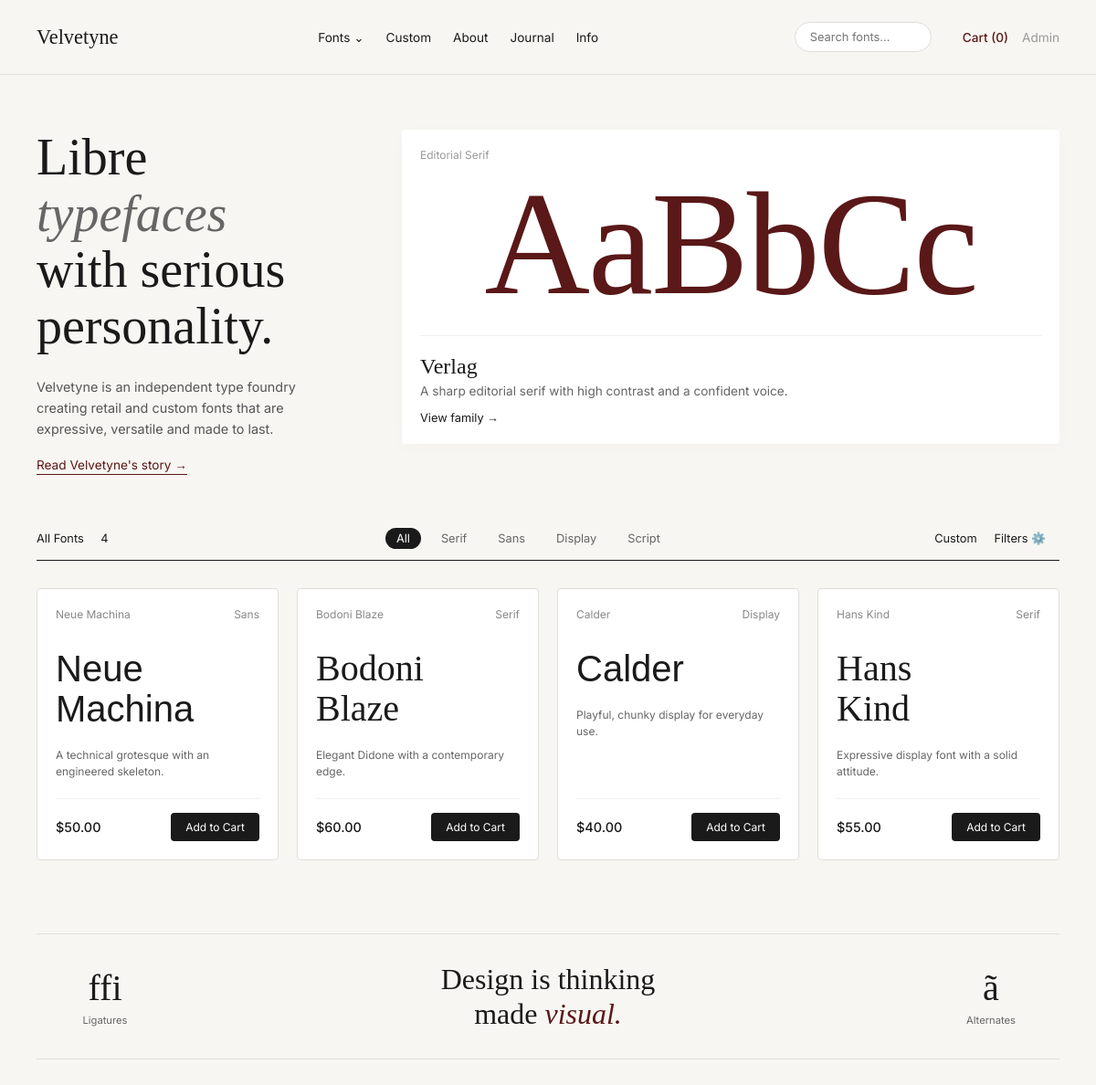
The page / on the database its author committed.
### models.py (models this page shows)
class Font(db.Model):
    id = db.Column(db.Integer, primary_key=True)
    name = db.Column(db.String(100), nullable=False)
    category = db.Column(db.String(50))
    description = db.Column(db.Text)
    font_family_css = db.Column(db.String(100))
    price = db.Column(db.Float, default=50.00)
    created_at = db.Column(db.DateTime, default=datetime.utcnow)

### app.py (the view)
@app.route('/')
def index():
    category_filter = request.args.get('category', 'All')
    if category_filter and category_filter != 'All':
        fonts = Font.query.filter_by(category=category_filter).all()
    else:
        fonts = Font.query.all()
    categories = ['All', 'Serif', 'Sans', 'Display', 'Script']
    return render_template('index.html', fonts=fonts, categories=categories, active_filter=category_filter)

### app.py (called while the page is built)
@app.context_processor
def inject_cart_count():
    try:
        count = sum(item.quantity for item in CartItem.query.all())
    except Exception:
        count = 0
    return {'cart_count': count}

### templates/index.html
{% extends "base.html" %}
{% block content %}
<div class="hero-section">
  <div class="hero-left">
    <h1 class="serif-title">Libre <br><em>typefaces</em><br> with serious<br> personality.</h1>
    <p class="hero-desc">
      Velvetyne is an independent type foundry creating retail and custom fonts that are expressive, versatile and made to last.
    </p>
    <a href="/about" class="read-more">Read Velvetyne's story →</a>
  </div>
  <div class="hero-right">
    <p class="editorial-text">Editorial Serif</p>
    <div class="giant-abc" style="font-family: 'Times New Roman', serif; color: #5a1818;">
      AaBbCc
    </div>
    <div class="font-info">
      <h3>Verlag</h3>
      <p>A sharp editorial serif with high contrast and a confident voice.</p>
      <a href="#">View family →</a>
    </div>
  </div>
</div>
<div class="filters-bar">
  <div class="filter-left">
    <span class="filter-label">All Fonts</span>
    <span class="filter-label">{{ fonts|length }}</span>
  </div>
  <div class="filter-center">
    {% for cat in categories %}
      <a href="/?category={{ cat }}" class="filter-pill {{ 'active' if active_filter == cat else '' }}">
        {{ cat }}
      </a>
    {% endfor %}
  </div>
  <div class="filter-right">
    <span>Custom</span>
    <span>Filters ⚙️</span>
  </div>
</div>
<div class="font-grid">
  {% for font in fonts %}
    <div class="font-card">
      <div class="card-header">
        <span>{{ font.name }}</span>
        <span class="category">{{ font.category }}</span>
      </div>
      <div class="font-preview" style="font-family: {{ font.font_family_css }};">
        {{ font.name.split()[0] }}<br>{{ font.name.split()[1] if font.name.split()|length > 1 else '' }}
      </div>
      <p class="font-desc">{{ font.description }}</p>
      <div class="card-footer">
        <div class="price">${{ "%.2f"|format(font.price) }}</div>
        <form method="POST" action="/add_to_cart/{{ font.id }}">
          <button type="submit" class="btn-add">Add to Cart</button>
        </form>
      </div>
    </div>
  {% else %}
    <p>No fonts found in this category.</p>
  {% endfor %}
</div>
<div class="bottom-quote">
  <div class="quote-box">
    <span class="icon">ffi</span>
    <span>Ligatures</span>
  </div>
  <div class="quote-text">
    Design is thinking <br> made <em>visual.</em>
  </div>
  <div class="quote-box">
    <span class="icon">ã</span>
    <span>Alternates</span>
  </div>
</div>
{% endblock %}

### templates/base.html (shortened to what this page needs)
<!DOCTYPE html>
<html lang="en">
<head>
  <link rel="stylesheet" href="{{ url_for('static', filename='style.css') }}">
</head>
<body>
<nav>
  <div class="nav-left">
    <a href="/" class="brand">Velvetyne</a>
  </div>
  <div class="nav-links">
    <a href="/">Fonts ⌄</a>
    <a href="/custom">Custom</a>
    <a href="/about">About</a>
    <a href="/journal">Journal</a>
    <a href="/info">Info</a>
  </div>
  <div class="nav-right">
    <form action="/search" method="GET" class="search-form">
      <input type="text" name="q" placeholder="Search fonts...">
    </form>
    <a href="/cart" class="cart-link">Cart ({{ cart_count }})</a>
    <a href="/admin" style="color: #999; margin-left: 15px;">Admin</a>
  </div>
</nav>
<main>
  {% block content %}{% endblock %}
</main>
</body>
</html>

### static/style.css (style rules this page uses)
* { box-sizing: border-box; margin: 0; padding: 0; }
body { background-color: #f7f6f2; color: #1a1a1a; font-family: 'Inter', sans-serif; -webkit-font-smoothing: antialiased; }
nav { display: flex; justify-content: space-between; align-items: center; padding: 24px 40px; font-size: 0.85rem; border-bottom: 1px solid #e0deda; }
nav a { text-decoration: none; color: #1a1a1a; margin-left: 24px; }
.brand { font-family: 'EB Garamond', serif; font-size: 1.4rem; font-weight: 500; margin-left: 0 !important; }
.nav-links, .nav-right { display: flex; align-items: center; }
.search-form { margin-left: 20px; margin-right: 10px; }
.search-form input { padding: 8px 16px; border: 1px solid #e0deda; background: #fff; border-radius: 20px; font-family: 'Inter', sans-serif; font-size: 0.8rem; outline: none; width: 150px; transition: width 0.3s; }
.cart-link { font-weight: 500; color: #5a1818 !important; }
main { max-width: 1200px; margin: 0 auto; padding: 40px; }
.hero-section { display: grid; grid-template-columns: 1fr 2fr; gap: 40px; margin-bottom: 60px; align-items: start; }
.serif-title { font-family: 'EB Garamond', serif; font-size: 3.5rem; line-height: 1.1; font-weight: 400; color: #1a1a1a; margin-bottom: 24px; }
.serif-title em { font-style: italic; color: #666; }
.hero-desc { font-size: 0.9rem; line-height: 1.6; color: #555; max-width: 300px; margin-bottom: 16px; }
.read-more { font-size: 0.85rem; color: #5a1818; text-decoration: none; border-bottom: 1px solid #5a1818; padding-bottom: 2px; }
.hero-right { text-align: center; padding: 20px; background: #fff; border-radius: 4px; box-shadow: 0 4px 20px rgba(0,0,0,0.02); }
.editorial-text { text-align: left; font-size: 0.75rem; color: #999; margin-bottom: 10px; }
.giant-abc { font-size: 10rem; line-height: 1; margin-bottom: 20px; letter-spacing: -2px; }
.font-info { text-align: left; border-top: 1px solid #eee; padding-top: 20px; }
.font-info h3 { font-family: 'EB Garamond', serif; font-size: 1.5rem; font-weight: 500; margin-bottom: 5px; }
.font-info p { font-size: 0.85rem; color: #666; margin-bottom: 10px; }
.font-info a { font-size: 0.8rem; color: #1a1a1a; text-decoration: none; }
.filters-bar { display: flex; justify-content: space-between; align-items: center; border-bottom: 1px solid #1a1a1a; padding-bottom: 12px; margin-bottom: 30px; font-size: 0.8rem; }
.filter-center { display: flex; gap: 10px; }
.filter-pill { text-decoration: none; color: #666; padding: 4px 12px; border-radius: 20px; transition: all 0.2s; }
.filter-pill.active { background: #1a1a1a; color: #fff; }
.filter-left span, .filter-right span { margin-right: 15px; cursor: pointer; }
.font-grid { display: grid; grid-template-columns: repeat(4, 1fr); gap: 20px; margin-bottom: 80px; }
.font-card { background: #fff; border: 1px solid #e0deda; border-radius: 4px; padding: 20px; display: flex; flex-direction: column; transition: transform 0.2s, box-shadow 0.2s; }
.card-header { display: flex; justify-content: space-between; font-size: 0.75rem; color: #888; margin-bottom: 30px; }
.font-preview { font-size: 2.5rem; line-height: 1.1; margin-bottom: 20px; color: #1a1a1a; }
.font-desc { font-size: 0.75rem; color: #666; line-height: 1.5; flex-grow: 1; margin-bottom: 20px; }
.card-footer { display: flex; justify-content: space-between; align-items: center; font-size: 0.75rem; border-top: 1px solid #f0f0f0; padding-top: 15px; }
.btn-add { background: #1a1a1a; color: #fff; border: none; padding: 8px 16px; font-family: 'Inter', sans-serif; font-size: 0.75rem; cursor: pointer; border-radius: 4px; transition: background 0.2s; }
.price { font-family: 'Inter', sans-serif; font-weight: 500; font-size: 0.9rem; }
.bottom-quote { display: flex; justify-content: space-between; align-items: center; border-top: 1px solid #e0deda; border-bottom: 1px solid #e0deda; padding: 30px 0; }
.quote-box { display: flex; flex-direction: column; align-items: center; font-size: 0.7rem; color: #666; width: 150px; }
.quote-box .icon { font-family: 'EB Garamond', serif; font-size: 2.5rem; color: #1a1a1a; margin-bottom: 5px; }
.quote-text { font-family: 'EB Garamond', serif; font-size: 2rem; text-align: center; line-height: 1.2; }
.quote-text em { color: #5a1818; font-style: italic; }

### rows shown on the page
Font: name "Neue Machina", category "Sans", name "Neue", name.split|length "Machina", description "A technical grotesque with an engineered skeleton.", price "50.00"
Font: name "Bodoni Blaze", category "Serif", name "Bodoni", name.split|length "Blaze", description "Elegant Didone with a contemporary edge.", price "60.00"
Font: name "Calder", category "Display", description "Playful, chunky display for everyday use.", price "40.00"
Font: name "Hans Kind", category "Serif", name "Hans", name.split|length "Kind", description "Expressive display font with a solid attitude.", price "55.00"

### other values the page prints
{{ cart_count }} "0"
{{ fonts|length }} "4"
{{ cat }} "All" "Serif" "Sans" "Display" "Script"
